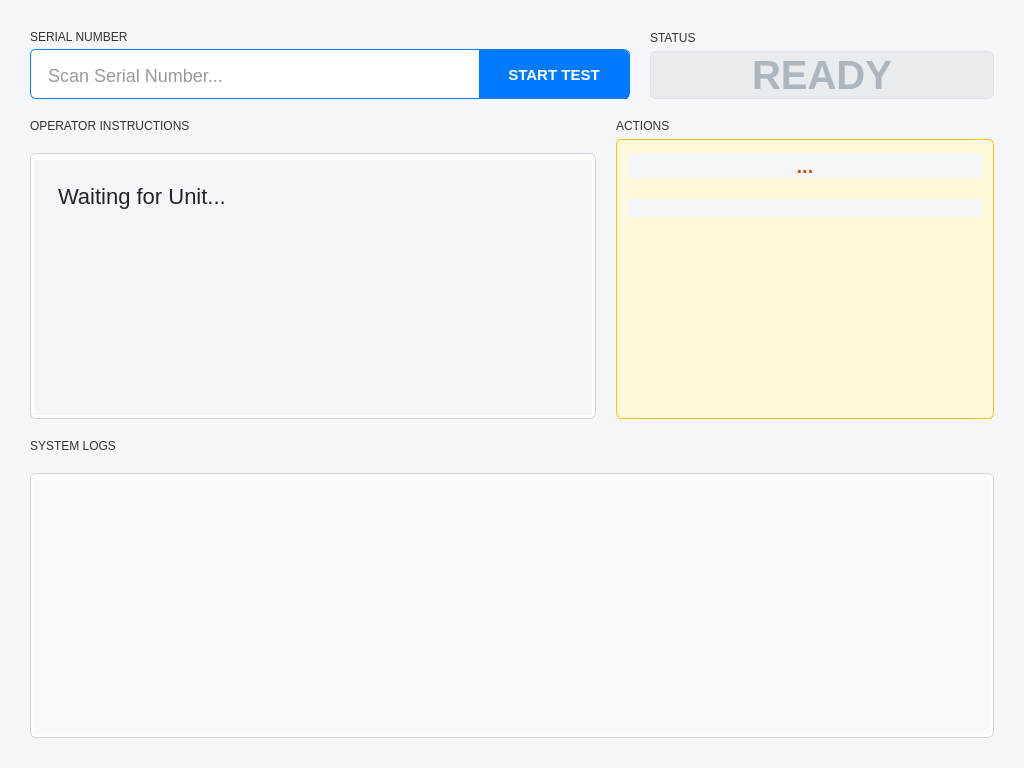
<?xml version="1.0" encoding="UTF-8"?>
<ui version="4.0">
 <class>HtfTestApp</class>
 <widget class="QWidget" name="HtfTestApp">
  <property name="geometry">
   <rect>
    <x>0</x>
    <y>0</y>
    <width>1024</width>
    <height>768</height>
   </rect>
  </property>
  <property name="windowTitle">
   <string>OpenHTF Runner</string>
  </property>
  <property name="styleSheet">
   <string notr="true">/* NOTE: Styles are best managed in styles.py for runtime flexibility, 
   but this sets the font globally for the Designer view. 
*/
QWidget {
    font-family: &quot;Helvetica&quot;, &quot;Arial&quot;, sans-serif;
    background-color: #F4F6F9;
    color: #333;
}</string>
  </property>
  <layout class="QVBoxLayout" name="mainLayout">
   <property name="spacing">
    <number>20</number>
   </property>
   <property name="leftMargin">
    <number>30</number>
   </property>
   <property name="topMargin">
    <number>30</number>
   </property>
   <property name="rightMargin">
    <number>30</number>
   </property>
   <property name="bottomMargin">
    <number>30</number>
   </property>
   <item>
    <layout class="QHBoxLayout" name="headerLayout">
     <item>
      <layout class="QVBoxLayout" name="inputColumn">
       <property name="spacing">
        <number>5</number>
       </property>
       <item>
        <widget class="QLabel" name="labelSerial">
         <property name="text">
          <string>SERIAL NUMBER</string>
         </property>
         <property name="objectName" stdset="0">
          <string>LabelMeta</string>
         </property>
        </widget>
       </item>
       <item>
        <widget class="QFrame" name="InputWrapper">
         <property name="minimumSize">
          <size>
           <width>600</width>
           <height>50</height>
          </size>
         </property>
         <property name="maximumSize">
          <size>
           <width>600</width>
           <height>50</height>
          </size>
         </property>
         <property name="styleSheet">
          <string notr="true">#InputWrapper {
  background-color: white;
  border: 1px solid #007BFF;
  border-radius: 6px;
}</string>
         </property>
         <property name="frameShape">
          <enum>QFrame::StyledPanel</enum>
         </property>
         <property name="frameShadow">
          <enum>QFrame::Raised</enum>
         </property>
         <layout class="QHBoxLayout" name="horizontalLayout_2">
          <property name="spacing">
           <number>0</number>
          </property>
          <property name="leftMargin">
           <number>0</number>
          </property>
          <property name="topMargin">
           <number>0</number>
          </property>
          <property name="rightMargin">
           <number>0</number>
          </property>
          <property name="bottomMargin">
           <number>0</number>
          </property>
          <item>
           <widget class="QLineEdit" name="sn_input">
            <property name="minimumSize">
             <size>
              <width>0</width>
              <height>50</height>
             </size>
            </property>
            <property name="styleSheet">
             <string notr="true">border: none; background: transparent; font-size: 18px; padding-left: 15px;</string>
            </property>
            <property name="placeholderText">
             <string>Scan Serial Number...</string>
            </property>
           </widget>
          </item>
          <item>
           <widget class="QPushButton" name="btn_start">
            <property name="minimumSize">
             <size>
              <width>150</width>
              <height>50</height>
             </size>
            </property>
            <property name="maximumSize">
             <size>
              <width>150</width>
              <height>50</height>
             </size>
            </property>
            <property name="cursor">
             <cursorShape>PointingHandCursor</cursorShape>
            </property>
            <property name="styleSheet">
             <string notr="true">background-color: #007BFF; color: white; border: none; font-weight: bold; font-size: 15px; border-top-right-radius: 5px; border-bottom-right-radius: 5px;</string>
            </property>
            <property name="text">
             <string>START TEST</string>
            </property>
           </widget>
          </item>
         </layout>
        </widget>
       </item>
      </layout>
     </item>
     <item>
      <layout class="QVBoxLayout" name="resultColumn">
       <property name="spacing">
        <number>5</number>
       </property>
       <item>
        <widget class="QLabel" name="labelStatus">
         <property name="text">
          <string>STATUS</string>
         </property>
         <property name="objectName" stdset="0">
          <string>LabelMeta</string>
         </property>
        </widget>
       </item>
       <item>
        <widget class="QLabel" name="lbl_result">
         <property name="styleSheet">
          <string notr="true">background-color: #E9ECEF; color: #ADB5BD; border-radius: 6px; font-size: 40px; font-weight: 900; border: 1px solid #DEE2E6;</string>
         </property>
         <property name="text">
          <string>READY</string>
         </property>
         <property name="alignment">
          <set>Qt::AlignCenter</set>
         </property>
         <property name="objectName" stdset="0">
          <string>ResultLabel</string>
         </property>
        </widget>
       </item>
      </layout>
     </item>
    </layout>
   </item>
   <item>
    <layout class="QHBoxLayout" name="middleLayout" stretch="3,2">
     <item>
      <layout class="QVBoxLayout" name="instColumn">
       <item>
        <widget class="QLabel" name="labelInst">
         <property name="text">
          <string>OPERATOR INSTRUCTIONS</string>
         </property>
         <property name="objectName" stdset="0">
          <string>LabelMeta</string>
         </property>
        </widget>
       </item>
       <item>
        <widget class="QGroupBox" name="grp_inst">
         <property name="styleSheet">
          <string notr="true">QGroupBox { border: 1px solid #CED4DA; border-radius: 6px; background-color: white; margin-top: 0px; }</string>
         </property>
         <property name="title">
          <string/>
         </property>
         <layout class="QVBoxLayout" name="verticalLayout_3">
          <property name="leftMargin">
           <number>1</number>
          </property>
          <property name="topMargin">
           <number>1</number>
          </property>
          <property name="rightMargin">
           <number>1</number>
          </property>
          <property name="bottomMargin">
           <number>1</number>
          </property>
          <item>
           <widget class="QTextEdit" name="txt_inst">
            <property name="styleSheet">
             <string notr="true">border: none; font-size: 22px; color: #212529; padding: 20px;</string>
            </property>
            <property name="readOnly">
             <bool>true</bool>
            </property>
            <property name="html">
             <string>&lt;!DOCTYPE HTML PUBLIC &quot;-//W3C//DTD HTML 4.0//EN&quot; &quot;http://www.w3.org/TR/REC-html40/strict.dtd&quot;&gt;
&lt;html&gt;&lt;head&gt;&lt;meta name=&quot;qrichtext&quot; content=&quot;1&quot; /&gt;&lt;style type=&quot;text/css&quot;&gt;
p, li { white-space: pre-wrap; }
&lt;/style&gt;&lt;/head&gt;&lt;body style=&quot; font-family:'.AppleSystemUIFont'; font-size:22px; font-weight:400; font-style:normal;&quot;&gt;
&lt;p style=&quot; margin-top:0px; margin-bottom:0px; margin-left:0px; margin-right:0px; -qt-block-indent:0; text-indent:0px;&quot;&gt;Waiting for Unit...&lt;/p&gt;&lt;/body&gt;&lt;/html&gt;</string>
            </property>
           </widget>
          </item>
         </layout>
        </widget>
       </item>
      </layout>
     </item>
     <item>
      <widget class="QWidget" name="action_container" native="true">
       <layout class="QVBoxLayout" name="verticalLayout_4">
        <property name="leftMargin">
         <number>0</number>
        </property>
        <property name="topMargin">
         <number>0</number>
        </property>
        <property name="rightMargin">
         <number>0</number>
        </property>
        <property name="bottomMargin">
         <number>0</number>
        </property>
        <item>
         <widget class="QLabel" name="labelActions">
          <property name="text">
           <string>ACTIONS</string>
          </property>
          <property name="objectName" stdset="0">
           <string>LabelMeta</string>
          </property>
         </widget>
        </item>
        <item>
         <widget class="QGroupBox" name="grp_feedback">
          <property name="styleSheet">
           <string notr="true">QGroupBox#grp_feedback { border: 1px solid #FFC107; background-color: #FFF9DB; border-radius: 6px; }</string>
          </property>
          <property name="title">
           <string/>
          </property>
          <property name="objectName" stdset="0">
           <string>ActionGroup</string>
          </property>
          <layout class="QVBoxLayout" name="verticalLayout_5">
           <item>
            <widget class="QLabel" name="lbl_question">
             <property name="styleSheet">
              <string notr="true">font-size: 20px; font-weight: bold; color: #D35400; margin-bottom: 15px;</string>
             </property>
             <property name="text">
              <string>...</string>
             </property>
             <property name="alignment">
              <set>Qt::AlignCenter</set>
             </property>
             <property name="wordWrap">
              <bool>true</bool>
             </property>
             <property name="objectName" stdset="0">
              <string>QuestionLabel</string>
             </property>
            </widget>
           </item>
           <item>
            <widget class="QWidget" name="btn_container" native="true">
             <layout class="QVBoxLayout" name="btn_layout">
              <property name="spacing">
               <number>10</number>
              </property>
             </layout>
            </widget>
           </item>
           <item>
            <spacer name="verticalSpacer">
             <property name="orientation">
              <enum>Qt::Vertical</enum>
             </property>
             <property name="sizeHint" stdset="0">
              <size>
               <width>20</width>
               <height>40</height>
              </size>
             </property>
            </spacer>
           </item>
          </layout>
         </widget>
        </item>
       </layout>
      </widget>
     </item>
    </layout>
   </item>
   <item>
    <layout class="QVBoxLayout" name="logsLayout">
     <item>
      <widget class="QLabel" name="labelLogs">
       <property name="text">
        <string>SYSTEM LOGS</string>
       </property>
       <property name="objectName" stdset="0">
        <string>LabelMeta</string>
       </property>
      </widget>
     </item>
     <item>
      <widget class="QGroupBox" name="grp_logs">
       <property name="styleSheet">
        <string notr="true">QGroupBox { border: 1px solid #CED4DA; border-radius: 6px; background-color: white; margin-top: 0px; }</string>
       </property>
       <property name="title">
        <string/>
       </property>
       <layout class="QVBoxLayout" name="verticalLayout_2">
        <property name="leftMargin">
         <number>1</number>
        </property>
        <property name="topMargin">
         <number>1</number>
        </property>
        <property name="rightMargin">
         <number>1</number>
        </property>
        <property name="bottomMargin">
         <number>1</number>
        </property>
        <item>
         <widget class="QTextEdit" name="txt_logs">
          <property name="styleSheet">
           <string notr="true">border: none; font-family: &quot;Menlo&quot;, &quot;Consolas&quot;, monospace; font-size: 13px; color: #343A40; background-color: #F8F9FA; padding: 10px;</string>
          </property>
          <property name="lineWrapMode">
           <enum>QTextEdit::NoWrap</enum>
          </property>
          <property name="readOnly">
           <bool>true</bool>
          </property>
          <property name="objectName" stdset="0">
           <string>LogText</string>
          </property>
         </widget>
        </item>
       </layout>
      </widget>
     </item>
    </layout>
   </item>
  </layout>
 </widget>
 <resources/>
 <connections/>
</ui>
